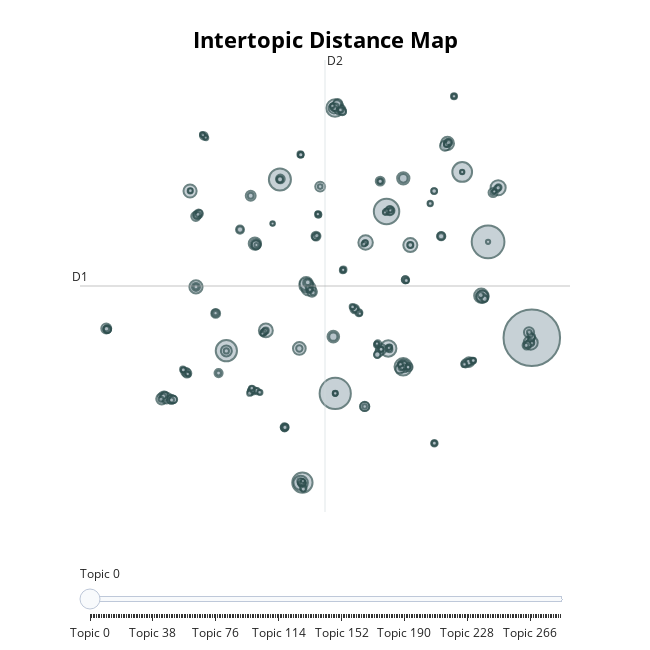

The code cell stored with this chart in its notebook:
### Code cell
topic_model.visualize_topics()

### Figure 1 — Plotly figure (JSON) as saved in the notebook; plotly's stock layout.template omitted (floating-point values rounded to 4 significant figures; data arrays with more than 128 entries replaced by an {"elided": "..."} marker saying what was removed)
{"data": [{"customdata": {"elided": "285x3 mixed values"}, "hovertemplate": "<b>Topic %{customdata[0]}</b><br>%{customdata[1]}<br>Size: %{customdata[2]}", "legendgroup": "", "marker": {"color": "#B0BEC5", "line": {"color": "DarkSlateGrey", "width": 2}, "size": {"elided": "285 int values"}, "sizemode": "area", "sizeref": 1.308, "symbol": "circle"}, "mode": "markers", "name": "", "orientation": "v", "showlegend": false, "type": "scatter", "x": {"elided": "285 float values"}, "xaxis": "x", "y": {"elided": "285 float values"}, "yaxis": "y"}], "layout": {"annotations": [{"showarrow": false, "text": "D1", "x": -15.91, "y": 4.274, "yshift": 10}, {"showarrow": false, "text": "D2", "x": 3.451, "xshift": 10, "y": 23.07}], "height": 650, "hoverlabel": {"bgcolor": "white", "font": {"family": "Rockwell", "size": 16}}, "legend": {"itemsizing": "constant", "tracegroupgap": 0}, "margin": {"t": 60}, "shapes": [{"line": {"color": "#CFD8DC", "width": 2}, "type": "line", "x0": 3.451, "x1": 3.451, "y0": -14.52, "y1": 23.07}, {"line": {"color": "#9E9E9E", "width": 2}, "type": "line", "x0": -15.91, "x1": 22.81, "y0": 4.274, "y1": 4.274}], "sliders": [{"active": 0, "pad": {"t": 50}, "steps": [{"args": [{"marker.color": {"elided": "1x285 str values"}}], "label": "Topic 0", "method": "update"}, {"args": [{"marker.color": {"elided": "1x285 str values"}}], "label": "Topic 1", "method": "update"}, {"args": [{"marker.color": {"elided": "1x285 str values"}}], "label": "Topic 2", "method": "update"}, {"args": [{"marker.color": {"elided": "1x285 str values"}}], "label": "Topic 3", "method": "update"}, {"args": [{"marker.color": {"elided": "1x285 str values"}}], "label": "Topic 4", "method": "update"}, {"args": [{"marker.color": {"elided": "1x285 str values"}}], "label": "Topic 5", "method": "update"}, {"args": [{"marker.color": {"elided": "1x285 str values"}}], "label": "Topic 6", "method": "update"}, {"args": [{"marker.color": {"elided": "1x285 str values"}}], "label": "Topic 7", "method": "update"}, {"args": [{"marker.color": {"elided": "1x285 str values"}}], "label": "Topic 8", "method": "update"}, {"args": [{"marker.color": {"elided": "1x285 str values"}}], "label": "Topic 9", "method": "update"}, {"args": [{"marker.color": {"elided": "1x285 str values"}}], "label": "Topic 10", "method": "update"}, {"args": [{"marker.color": {"elided": "1x285 str values"}}], "label": "Topic 11", "method": "update"}, {"args": [{"marker.color": {"elided": "1x285 str values"}}], "label": "Topic 12", "method": "update"}, {"args": [{"marker.color": {"elided": "1x285 str values"}}], "label": "Topic 13", "method": "update"}, {"args": [{"marker.color": {"elided": "1x285 str values"}}], "label": "Topic 14", "method": "update"}, {"args": [{"marker.color": {"elided": "1x285 str values"}}], "label": "Topic 15", "method": "update"}, {"args": [{"marker.color": {"elided": "1x285 str values"}}], "label": "Topic 16", "method": "update"}, {"args": [{"marker.color": {"elided": "1x285 str values"}}], "label": "Topic 17", "method": "update"}, {"args": [{"marker.color": {"elided": "1x285 str values"}}], "label": "Topic 18", "method": "update"}, {"args": [{"marker.color": {"elided": "1x285 str values"}}], "label": "Topic 19", "method": "update"}, {"args": [{"marker.color": {"elided": "1x285 str values"}}], "label": "Topic 20", "method": "update"}, {"args": [{"marker.color": {"elided": "1x285 str values"}}], "label": "Topic 21", "method": "update"}, {"args": [{"marker.color": {"elided": "1x285 str values"}}], "label": "Topic 22", "method": "update"}, {"args": [{"marker.color": {"elided": "1x285 str values"}}], "label": "Topic 23", "method": "update"}, {"args": [{"marker.color": {"elided": "1x285 str values"}}], "label": "Topic 24", "method": "update"}, {"args": [{"marker.color": {"elided": "1x285 str values"}}], "label": "Topic 25", "method": "update"}, {"args": [{"marker.color": {"elided": "1x285 str values"}}], "label": "Topic 26", "method": "update"}, {"args": [{"marker.color": {"elided": "1x285 str values"}}], "label": "Topic 27", "method": "update"}, {"args": [{"marker.color": {"elided": "1x285 str values"}}], "label": "Topic 28", "method": "update"}, {"args": [{"marker.color": {"elided": "1x285 str values"}}], "label": "Topic 29", "method": "update"}, {"args": [{"marker.color": {"elided": "1x285 str values"}}], "label": "Topic 30", "method": "update"}, {"args": [{"marker.color": {"elided": "1x285 str values"}}], "label": "Topic 31", "method": "update"}, {"args": [{"marker.color": {"elided": "1x285 str values"}}], "label": "Topic 32", "method": "update"}, {"args": [{"marker.color": {"elided": "1x285 str values"}}], "label": "Topic 33", "method": "update"}, {"args": [{"marker.color": {"elided": "1x285 str values"}}], "label": "Topic 34", "method": "update"}, {"args": [{"marker.color": {"elided": "1x285 str values"}}], "label": "Topic 35", "method": "update"}, {"args": [{"marker.color": {"elided": "1x285 str values"}}], "label": "Topic 36", "method": "update"}, {"args": [{"marker.color": {"elided": "1x285 str values"}}], "label": "Topic 37", "method": "update"}, {"args": [{"marker.color": {"elided": "1x285 str values"}}], "label": "Topic 38", "method": "update"}, {"args": [{"marker.color": {"elided": "1x285 str values"}}], "label": "Topic 39", "method": "update"}, {"args": [{"marker.color": {"elided": "1x285 str values"}}], "label": "Topic 40", "method": "update"}, {"args": [{"marker.color": {"elided": "1x285 str values"}}], "label": "Topic 41", "method": "update"}, {"args": [{"marker.color": {"elided": "1x285 str values"}}], "label": "Topic 42", "method": "update"}, {"args": [{"marker.color": {"elided": "1x285 str values"}}], "label": "Topic 43", "method": "update"}, {"args": [{"marker.color": {"elided": "1x285 str values"}}], "label": "Topic 44", "method": "update"}, {"args": [{"marker.color": {"elided": "1x285 str values"}}], "label": "Topic 45", "method": "update"}, {"args": [{"marker.color": {"elided": "1x285 str values"}}], "label": "Topic 46", "method": "update"}, {"args": [{"marker.color": {"elided": "1x285 str values"}}], "label": "Topic 47", "method": "update"}, {"args": [{"marker.color": {"elided": "1x285 str values"}}], "label": "Topic 48", "method": "update"}, {"args": [{"marker.color": {"elided": "1x285 str values"}}], "label": "Topic 49", "method": "update"}, {"args": [{"marker.color": {"elided": "1x285 str values"}}], "label": "Topic 50", "method": "update"}, {"args": [{"marker.color": {"elided": "1x285 str values"}}], "label": "Topic 51", "method": "update"}, {"args": [{"marker.color": {"elided": "1x285 str values"}}], "label": "Topic 52", "method": "update"}, {"args": [{"marker.color": {"elided": "1x285 str values"}}], "label": "Topic 53", "method": "update"}, {"args": [{"marker.color": {"elided": "1x285 str values"}}], "label": "Topic 54", "method": "update"}, {"args": [{"marker.color": {"elided": "1x285 str values"}}], "label": "Topic 55", "method": "update"}, {"args": [{"marker.color": {"elided": "1x285 str values"}}], "label": "Topic 56", "method": "update"}, {"args": [{"marker.color": {"elided": "1x285 str values"}}], "label": "Topic 57", "method": "update"}, {"args": [{"marker.color": {"elided": "1x285 str values"}}], "label": "Topic 58", "method": "update"}, {"args": [{"marker.color": {"elided": "1x285 str values"}}], "label": "Topic 59", "method": "update"}, {"args": [{"marker.color": {"elided": "1x285 str values"}}], "label": "Topic 60", "method": "update"}, {"args": [{"marker.color": {"elided": "1x285 str values"}}], "label": "Topic 61", "method": "update"}, {"args": [{"marker.color": {"elided": "1x285 str values"}}], "label": "Topic 62", "method": "update"}, {"args": [{"marker.color": {"elided": "1x285 str values"}}], "label": "Topic 63", "method": "update"}, {"args": [{"marker.color": {"elided": "1x285 str values"}}], "label": "Topic 64", "method": "update"}, {"args": [{"marker.color": {"elided": "1x285 str values"}}], "label": "Topic 65", "method": "update"}, {"args": [{"marker.color": {"elided": "1x285 str values"}}], "label": "Topic 66", "method": "update"}, {"args": [{"marker.color": {"elided": "1x285 str values"}}], "label": "Topic 67", "method": "update"}, {"args": [{"marker.color": {"elided": "1x285 str values"}}], "label": "Topic 68", "method": "update"}, {"args": [{"marker.color": {"elided": "1x285 str values"}}], "label": "Topic 69", "method": "update"}, {"args": [{"marker.color": {"elided": "1x285 str values"}}], "label": "Topic 70", "method": "update"}, {"args": [{"marker.color": {"elided": "1x285 str values"}}], "label": "Topic 71", "method": "update"}, {"args": [{"marker.color": {"elided": "1x285 str values"}}], "label": "Topic 72", "method": "update"}, {"args": [{"marker.color": {"elided": "1x285 str values"}}], "label": "Topic 73", "method": "update"}, {"args": [{"marker.color": {"elided": "1x285 str values"}}], "label": "Topic 74", "method": "update"}, {"args": [{"marker.color": {"elided": "1x285 str values"}}], "label": "Topic 75", "method": "update"}, {"args": [{"marker.color": {"elided": "1x285 str values"}}], "label": "Topic 76", "method": "update"}, {"args": [{"marker.color": {"elided": "1x285 str values"}}], "label": "Topic 77", "method": "update"}, {"args": [{"marker.color": {"elided": "1x285 str values"}}], "label": "Topic 78", "method": "update"}, {"args": [{"marker.color": {"elided": "1x285 str values"}}], "label": "Topic 79", "method": "update"}, {"args": [{"marker.color": {"elided": "1x285 str values"}}], "label": "Topic 80", "method": "update"}, {"args": [{"marker.color": {"elided": "1x285 str values"}}], "label": "Topic 81", "method": "update"}, {"args": [{"marker.color": {"elided": "1x285 str values"}}], "label": "Topic 82", "method": "update"}, {"args": [{"marker.color": {"elided": "1x285 str values"}}], "label": "Topic 83", "method": "update"}, {"args": [{"marker.color": {"elided": "1x285 str values"}}], "label": "Topic 84", "method": "update"}, {"args": [{"marker.color": {"elided": "1x285 str values"}}], "label": "Topic 85", "method": "update"}, {"args": [{"marker.color": {"elided": "1x285 str values"}}], "label": "Topic 86", "method": "update"}, {"args": [{"marker.color": {"elided": "1x285 str values"}}], "label": "Topic 87", "method": "update"}, {"args": [{"marker.color": {"elided": "1x285 str values"}}], "label": "Topic 88", "method": "update"}, {"args": [{"marker.color": {"elided": "1x285 str values"}}], "label": "Topic 89", "method": "update"}, {"args": [{"marker.color": {"elided": "1x285 str values"}}], "label": "Topic 90", "method": "update"}, {"args": [{"marker.color": {"elided": "1x285 str values"}}], "label": "Topic 91", "method": "update"}, {"args": [{"marker.color": {"elided": "1x285 str values"}}], "label": "Topic 92", "method": "update"}, {"args": [{"marker.color": {"elided": "1x285 str values"}}], "label": "Topic 93", "method": "update"}, {"args": [{"marker.color": {"elided": "1x285 str values"}}], "label": "Topic 94", "method": "update"}, {"args": [{"marker.color": {"elided": "1x285 str values"}}], "label": "Topic 95", "method": "update"}, {"args": [{"marker.color": {"elided": "1x285 str values"}}], "label": "Topic 96", "method": "update"}, {"args": [{"marker.color": {"elided": "1x285 str values"}}], "label": "Topic 97", "method": "update"}, {"args": [{"marker.color": {"elided": "1x285 str values"}}], "label": "Topic 98", "method": "update"}, {"args": [{"marker.color": {"elided": "1x285 str values"}}], "label": "Topic 99", "method": "update"}, {"args": [{"marker.color": {"elided": "1x285 str values"}}], "label": "Topic 100", "method": "update"}, {"args": [{"marker.color": {"elided": "1x285 str values"}}], "label": "Topic 101", "method": "update"}, {"args": [{"marker.color": {"elided": "1x285 str values"}}], "label": "Topic 102", "method": "update"}, {"args": [{"marker.color": {"elided": "1x285 str values"}}], "label": "Topic 103", "method": "update"}, {"args": [{"marker.color": {"elided": "1x285 str values"}}], "label": "Topic 104", "method": "update"}, {"args": [{"marker.color": {"elided": "1x285 str values"}}], "label": "Topic 105", "method": "update"}, {"args": [{"marker.color": {"elided": "1x285 str values"}}], "label": "Topic 106", "method": "update"}, {"args": [{"marker.color": {"elided": "1x285 str values"}}], "label": "Topic 107", "method": "update"}, {"args": [{"marker.color": {"elided": "1x285 str values"}}], "label": "Topic 108", "method": "update"}, {"args": [{"marker.color": {"elided": "1x285 str values"}}], "label": "Topic 109", "method": "update"}, {"args": [{"marker.color": {"elided": "1x285 str values"}}], "label": "Topic 110", "method": "update"}, {"args": [{"marker.color": {"elided": "1x285 str values"}}], "label": "Topic 111", "method": "update"}, {"args": [{"marker.color": {"elided": "1x285 str values"}}], "label": "Topic 112", "method": "update"}, {"args": [{"marker.color": {"elided": "1x285 str values"}}], "label": "Topic 113", "method": "update"}, {"args": [{"marker.color": {"elided": "1x285 str values"}}], "label": "Topic 114", "method": "update"}, {"args": [{"marker.color": {"elided": "1x285 str values"}}], "label": "Topic 115", "method": "update"}, {"args": [{"marker.color": {"elided": "1x285 str values"}}], "label": "Topic 116", "method": "update"}, {"args": [{"marker.color": {"elided": "1x285 str values"}}], "label": "Topic 117", "method": "update"}, {"args": [{"marker.color": {"elided": "1x285 str values"}}], "label": "Topic 118", "method": "update"}, {"args": [{"marker.color": {"elided": "1x285 str values"}}], "label": "Topic 119", "method": "update"}, {"args": [{"marker.color": {"elided": "1x285 str values"}}], "label": "Topic 120", "method": "update"}, {"args": [{"marker.color": {"elided": "1x285 str values"}}], "label": "Topic 121", "method": "update"}, {"args": [{"marker.color": {"elided": "1x285 str values"}}], "label": "Topic 122", "method": "update"}, {"args": [{"marker.color": {"elided": "1x285 str values"}}], "label": "Topic 123", "method": "update"}, {"args": [{"marker.color": {"elided": "1x285 str values"}}], "label": "Topic 124", "method": "update"}, {"args": [{"marker.color": {"elided": "1x285 str values"}}], "label": "Topic 125", "method": "update"}, {"args": [{"marker.color": {"elided": "1x285 str values"}}], "label": "Topic 126", "method": "update"}, {"args": [{"marker.color": {"elided": "1x285 str values"}}], "label": "Topic 127", "method": "update"}, {"args": [{"marker.color": {"elided": "1x285 str values"}}], "label": "Topic 128", "method": "update"}, {"args": [{"marker.color": {"elided": "1x285 str values"}}], "label": "Topic 129", "method": "update"}, {"args": [{"marker.color": {"elided": "1x285 str values"}}], "label": "Topic 130", "method": "update"}, {"args": [{"marker.color": {"elided": "1x285 str values"}}], "label": "Topic 131", "method": "update"}, {"args": [{"marker.color": {"elided": "1x285 str values"}}], "label": "Topic 132", "method": "update"}, {"args": [{"marker.color": {"elided": "1x285 str values"}}], "label": "Topic 133", "method": "update"}, {"args": [{"marker.color": {"elided": "1x285 str values"}}], "label": "Topic 134", "method": "update"}, {"args": [{"marker.color": {"elided": "1x285 str values"}}], "label": "Topic 135", "method": "update"}, {"args": [{"marker.color": {"elided": "1x285 str values"}}], "label": "Topic 136", "method": "update"}, {"args": [{"marker.color": {"elided": "1x285 str values"}}], "label": "Topic 137", "method": "update"}, {"args": [{"marker.color": {"elided": "1x285 str values"}}], "label": "Topic 138", "method": "update"}, {"args": [{"marker.color": {"elided": "1x285 str values"}}], "label": "Topic 139", "method": "update"}, {"args": [{"marker.color": {"elided": "1x285 str values"}}], "label": "Topic 140", "method": "update"}, {"args": [{"marker.color": {"elided": "1x285 str values"}}], "label": "Topic 141", "method": "update"}, {"args": [{"marker.color": {"elided": "1x285 str values"}}], "label": "Topic 142", "method": "update"}, {"args": [{"marker.color": {"elided": "1x285 str values"}}], "label": "Topic 143", "method": "update"}, {"args": [{"marker.color": {"elided": "1x285 str values"}}], "label": "Topic 144", "method": "update"}, {"args": [{"marker.color": {"elided": "1x285 str values"}}], "label": "Topic 145", "method": "update"}, {"args": [{"marker.color": {"elided": "1x285 str values"}}], "label": "Topic 146", "method": "update"}, {"args": [{"marker.color": {"elided": "1x285 str values"}}], "label": "Topic 147", "method": "update"}, {"args": [{"marker.color": {"elided": "1x285 str values"}}], "label": "Topic 148", "method": "update"}, {"args": [{"marker.color": {"elided": "1x285 str values"}}], "label": "Topic 149", "method": "update"}, {"args": [{"marker.color": {"elided": "1x285 str values"}}], "label": "Topic 150", "method": "update"}, {"args": [{"marker.color": {"elided": "1x285 str values"}}], "label": "Topic 151", "method": "update"}, {"args": [{"marker.color": {"elided": "1x285 str values"}}], "label": "Topic 152", "method": "update"}, {"args": [{"marker.color": {"elided": "1x285 str values"}}], "label": "Topic 153", "method": "update"}, {"args": [{"marker.color": {"elided": "1x285 str values"}}], "label": "Topic 154", "method": "update"}, {"args": [{"marker.color": {"elided": "1x285 str values"}}], "label": "Topic 155", "method": "update"}, {"args": [{"marker.color": {"elided": "1x285 str values"}}], "label": "Topic 156", "method": "update"}, {"args": [{"marker.color": {"elided": "1x285 str values"}}], "label": "Topic 157", "method": "update"}, {"args": [{"marker.color": {"elided": "1x285 str values"}}], "label": "Topic 158", "method": "update"}, {"args": [{"marker.color": {"elided": "1x285 str values"}}], "label": "Topic 159", "method": "update"}, {"args": [{"marker.color": {"elided": "1x285 str values"}}], "label": "Topic 160", "method": "update"}, {"args": [{"marker.color": {"elided": "1x285 str values"}}], "label": "Topic 161", "method": "update"}, {"args": [{"marker.color": {"elided": "1x285 str values"}}], "label": "Topic 162", "method": "update"}, {"args": [{"marker.color": {"elided": "1x285 str values"}}], "label": "Topic 163", "method": "update"}, {"args": [{"marker.color": {"elided": "1x285 str values"}}], "label": "Topic 164", "method": "update"}, {"args": [{"marker.color": {"elided": "1x285 str values"}}], "label": "Topic 165", "method": "update"}, {"args": [{"marker.color": {"elided": "1x285 str values"}}], "label": "Topic 166", "method": "update"}, {"args": [{"marker.color": {"elided": "1x285 str values"}}], "label": "Topic 167", "method": "update"}, {"args": [{"marker.color": {"elided": "1x285 str values"}}], "label": "Topic 168", "method": "update"}, {"args": [{"marker.color": {"elided": "1x285 str values"}}], "label": "Topic 169", "method": "update"}, {"args": [{"marker.color": {"elided": "1x285 str values"}}], "label": "Topic 170", "method": "update"}, {"args": [{"marker.color": {"elided": "1x285 str values"}}], "label": "Topic 171", "method": "update"}, {"args": [{"marker.color": {"elided": "1x285 str values"}}], "label": "Topic 172", "method": "update"}, {"args": [{"marker.color": {"elided": "1x285 str values"}}], "label": "Topic 173", "method": "update"}, {"args": [{"marker.color": {"elided": "1x285 str values"}}], "label": "Topic 174", "method": "update"}, {"args": [{"marker.color": {"elided": "1x285 str values"}}], "label": "Topic 175", "method": "update"}, {"args": [{"marker.color": {"elided": "1x285 str values"}}], "label": "Topic 176", "method": "update"}, {"args": [{"marker.color": {"elided": "1x285 str values"}}], "label": "Topic 177", "method": "update"}, {"args": [{"marker.color": {"elided": "1x285 str values"}}], "label": "Topic 178", "method": "update"}, {"args": [{"marker.color": {"elided": "1x285 str values"}}], "label": "Topic 179", "method": "update"}, {"args": [{"marker.color": {"elided": "1x285 str values"}}], "label": "Topic 180", "method": "update"}, {"args": [{"marker.color": {"elided": "1x285 str values"}}], "label": "Topic 181", "method": "update"}, {"args": [{"marker.color": {"elided": "1x285 str values"}}], "label": "Topic 182", "method": "update"}, {"args": [{"marker.color": {"elided": "1x285 str values"}}], "label": "Topic 183", "method": "update"}, {"args": [{"marker.color": {"elided": "1x285 str values"}}], "label": "Topic 184", "method": "update"}, {"args": [{"marker.color": {"elided": "1x285 str values"}}], "label": "Topic 185", "method": "update"}, {"args": [{"marker.color": {"elided": "1x285 str values"}}], "label": "Topic 186", "method": "update"}, {"args": [{"marker.color": {"elided": "1x285 str values"}}], "label": "Topic 187", "method": "update"}, {"args": [{"marker.color": {"elided": "1x285 str values"}}], "label": "Topic 188", "method": "update"}, {"args": [{"marker.color": {"elided": "1x285 str values"}}], "label": "Topic 189", "method": "update"}, {"args": [{"marker.color": {"elided": "1x285 str values"}}], "label": "Topic 190", "method": "update"}, {"args": [{"marker.color": {"elided": "1x285 str values"}}], "label": "Topic 191", "method": "update"}, {"args": [{"marker.color": {"elided": "1x285 str values"}}], "label": "Topic 192", "method": "update"}, {"args": [{"marker.color": {"elided": "1x285 str values"}}], "label": "Topic 193", "method": "update"}, {"args": [{"marker.color": {"elided": "1x285 str values"}}], "label": "Topic 194", "method": "update"}, {"args": [{"marker.color": {"elided": "1x285 str values"}}], "label": "Topic 195", "method": "update"}, {"args": [{"marker.color": {"elided": "1x285 str values"}}], "label": "Topic 196", "method": "update"}, {"args": [{"marker.color": {"elided": "1x285 str values"}}], "label": "Topic 197", "method": "update"}, {"args": [{"marker.color": {"elided": "1x285 str values"}}], "label": "Topic 198", "method": "update"}, {"args": [{"marker.color": {"elided": "1x285 str values"}}], "label": "Topic 199", "method": "update"}, {"args": [{"marker.color": {"elided": "1x285 str values"}}], "label": "Topic 200", "method": "update"}, {"args": [{"marker.color": {"elided": "1x285 str values"}}], "label": "Topic 201", "method": "update"}, {"args": [{"marker.color": {"elided": "1x285 str values"}}], "label": "Topic 202", "method": "update"}, {"args": [{"marker.color": {"elided": "1x285 str values"}}], "label": "Topic 203", "method": "update"}, {"args": [{"marker.color": {"elided": "1x285 str values"}}], "label": "Topic 204", "method": "update"}, {"args": [{"marker.color": {"elided": "1x285 str values"}}], "label": "Topic 205", "method": "update"}, {"args": [{"marker.color": {"elided": "1x285 str values"}}], "label": "Topic 206", "method": "update"}, {"args": [{"marker.color": {"elided": "1x285 str values"}}], "label": "Topic 207", "method": "update"}, {"args": [{"marker.color": {"elided": "1x285 str values"}}], "label": "Topic 208", "method": "update"}, {"args": [{"marker.color": {"elided": "1x285 str values"}}], "label": "Topic 209", "method": "update"}, {"args": [{"marker.color": {"elided": "1x285 str values"}}], "label": "Topic 210", "method": "update"}, {"args": [{"marker.color": {"elided": "1x285 str values"}}], "label": "Topic 211", "method": "update"}, {"args": [{"marker.color": {"elided": "1x285 str values"}}], "label": "Topic 212", "method": "update"}, {"args": [{"marker.color": {"elided": "1x285 str values"}}], "label": "Topic 213", "method": "update"}, {"args": [{"marker.color": {"elided": "1x285 str values"}}], "label": "Topic 214", "method": "update"}, {"args": [{"marker.color": {"elided": "1x285 str values"}}], "label": "Topic 215", "method": "update"}, {"args": [{"marker.color": {"elided": "1x285 str values"}}], "label": "Topic 216", "method": "update"}, {"args": [{"marker.color": {"elided": "1x285 str values"}}], "label": "Topic 217", "method": "update"}, {"args": [{"marker.color": {"elided": "1x285 str values"}}], "label": "Topic 218", "method": "update"}, {"args": [{"marker.color": {"elided": "1x285 str values"}}], "label": "Topic 219", "method": "update"}, {"args": [{"marker.color": {"elided": "1x285 str values"}}], "label": "Topic 220", "method": "update"}, {"args": [{"marker.color": {"elided": "1x285 str values"}}], "label": "Topic 221", "method": "update"}, {"args": [{"marker.color": {"elided": "1x285 str values"}}], "label": "Topic 222", "method": "update"}, {"args": [{"marker.color": {"elided": "1x285 str values"}}], "label": "Topic 223", "method": "update"}, {"args": [{"marker.color": {"elided": "1x285 str values"}}], "label": "Topic 224", "method": "update"}, {"args": [{"marker.color": {"elided": "1x285 str values"}}], "label": "Topic 225", "method": "update"}, {"args": [{"marker.color": {"elided": "1x285 str values"}}], "label": "Topic 226", "method": "update"}, {"args": [{"marker.color": {"elided": "1x285 str values"}}], "label": "Topic 227", "method": "update"}, {"args": [{"marker.color": {"elided": "1x285 str values"}}], "label": "Topic 228", "method": "update"}, {"args": [{"marker.color": {"elided": "1x285 str values"}}], "label": "Topic 229", "method": "update"}, {"args": [{"marker.color": {"elided": "1x285 str values"}}], "label": "Topic 230", "method": "update"}, {"args": [{"marker.color": {"elided": "1x285 str values"}}], "label": "Topic 231", "method": "update"}, {"args": [{"marker.color": {"elided": "1x285 str values"}}], "label": "Topic 232", "method": "update"}, {"args": [{"marker.color": {"elided": "1x285 str values"}}], "label": "Topic 233", "method": "update"}, {"args": [{"marker.color": {"elided": "1x285 str values"}}], "label": "Topic 234", "method": "update"}, {"args": [{"marker.color": {"elided": "1x285 str values"}}], "label": "Topic 235", "method": "update"}, {"args": [{"marker.color": {"elided": "1x285 str values"}}], "label": "Topic 236", "method": "update"}, {"args": [{"marker.color": {"elided": "1x285 str values"}}], "label": "Topic 237", "method": "update"}, {"args": [{"marker.color": {"elided": "1x285 str values"}}], "label": "Topic 238", "method": "update"}, {"args": [{"marker.color": {"elided": "1x285 str values"}}], "label": "Topic 239", "method": "update"}, {"args": [{"marker.color": {"elided": "1x285 str values"}}], "label": "Topic 240", "method": "update"}, {"args": [{"marker.color": {"elided": "1x285 str values"}}], "label": "Topic 241", "method": "update"}, {"args": [{"marker.color": {"elided": "1x285 str values"}}], "label": "Topic 242", "method": "update"}, {"args": [{"marker.color": {"elided": "1x285 str values"}}], "label": "Topic 243", "method": "update"}, {"args": [{"marker.color": {"elided": "1x285 str values"}}], "label": "Topic 244", "method": "update"}, {"args": [{"marker.color": {"elided": "1x285 str values"}}], "label": "Topic 245", "method": "update"}, {"args": [{"marker.color": {"elided": "1x285 str values"}}], "label": "Topic 246", "method": "update"}, {"args": [{"marker.color": {"elided": "1x285 str values"}}], "label": "Topic 247", "method": "update"}, {"args": [{"marker.color": {"elided": "1x285 str values"}}], "label": "Topic 248", "method": "update"}, {"args": [{"marker.color": {"elided": "1x285 str values"}}], "label": "Topic 249", "method": "update"}, {"args": [{"marker.color": {"elided": "1x285 str values"}}], "label": "Topic 250", "method": "update"}, {"args": [{"marker.color": {"elided": "1x285 str values"}}], "label": "Topic 251", "method": "update"}, {"args": [{"marker.color": {"elided": "1x285 str values"}}], "label": "Topic 252", "method": "update"}, {"args": [{"marker.color": {"elided": "1x285 str values"}}], "label": "Topic 253", "method": "update"}, {"args": [{"marker.color": {"elided": "1x285 str values"}}], "label": "Topic 254", "method": "update"}, {"args": [{"marker.color": {"elided": "1x285 str values"}}], "label": "Topic 255", "method": "update"}, {"args": [{"marker.color": {"elided": "1x285 str values"}}], "label": "Topic 256", "method": "update"}, {"args": [{"marker.color": {"elided": "1x285 str values"}}], "label": "Topic 257", "method": "update"}, {"args": [{"marker.color": {"elided": "1x285 str values"}}], "label": "Topic 258", "method": "update"}, {"args": [{"marker.color": {"elided": "1x285 str values"}}], "label": "Topic 259", "method": "update"}, {"args": [{"marker.color": {"elided": "1x285 str values"}}], "label": "Topic 260", "method": "update"}, {"args": [{"marker.color": {"elided": "1x285 str values"}}], "label": "Topic 261", "method": "update"}, {"args": [{"marker.color": {"elided": "1x285 str values"}}], "label": "Topic 262", "method": "update"}, {"args": [{"marker.color": {"elided": "1x285 str values"}}], "label": "Topic 263", "method": "update"}, {"args": [{"marker.color": {"elided": "1x285 str values"}}], "label": "Topic 264", "method": "update"}, {"args": [{"marker.color": {"elided": "1x285 str values"}}], "label": "Topic 265", "method": "update"}, {"args": [{"marker.color": {"elided": "1x285 str values"}}], "label": "Topic 266", "method": "update"}, {"args": [{"marker.color": {"elided": "1x285 str values"}}], "label": "Topic 267", "method": "update"}, {"args": [{"marker.color": {"elided": "1x285 str values"}}], "label": "Topic 268", "method": "update"}, {"args": [{"marker.color": {"elided": "1x285 str values"}}], "label": "Topic 269", "method": "update"}, {"args": [{"marker.color": {"elided": "1x285 str values"}}], "label": "Topic 270", "method": "update"}, {"args": [{"marker.color": {"elided": "1x285 str values"}}], "label": "Topic 271", "method": "update"}, {"args": [{"marker.color": {"elided": "1x285 str values"}}], "label": "Topic 272", "method": "update"}, {"args": [{"marker.color": {"elided": "1x285 str values"}}], "label": "Topic 273", "method": "update"}, {"args": [{"marker.color": {"elided": "1x285 str values"}}], "label": "Topic 274", "method": "update"}, {"args": [{"marker.color": {"elided": "1x285 str values"}}], "label": "Topic 275", "method": "update"}, {"args": [{"marker.color": {"elided": "1x285 str values"}}], "label": "Topic 276", "method": "update"}, {"args": [{"marker.color": {"elided": "1x285 str values"}}], "label": "Topic 277", "method": "update"}, {"args": [{"marker.color": {"elided": "1x285 str values"}}], "label": "Topic 278", "method": "update"}, {"args": [{"marker.color": {"elided": "1x285 str values"}}], "label": "Topic 279", "method": "update"}, {"args": [{"marker.color": {"elided": "1x285 str values"}}], "label": "Topic 280", "method": "update"}, {"args": [{"marker.color": {"elided": "1x285 str values"}}], "label": "Topic 281", "method": "update"}, {"args": [{"marker.color": {"elided": "1x285 str values"}}], "label": "Topic 282", "method": "update"}, {"args": [{"marker.color": {"elided": "1x285 str values"}}], "label": "Topic 283", "method": "update"}, {"args": [{"marker.color": {"elided": "1x285 str values"}}], "label": "Topic 284", "method": "update"}]}], "title": {"font": {"color": "Black", "size": 22}, "text": "<b>Intertopic Distance Map</b>", "x": 0.5, "xanchor": "center", "y": 0.95, "yanchor": "top"}, "width": 650, "xaxis": {"anchor": "y", "domain": [0, 1], "range": [-15.91, 22.81], "title": {"text": ""}, "visible": false}, "yaxis": {"anchor": "x", "domain": [0, 1], "range": [-14.52, 23.07], "title": {"text": ""}, "visible": false}}}
